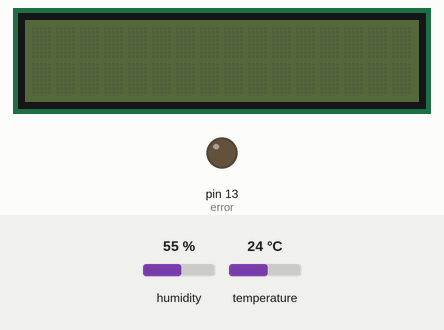
A sketch run on a simulated Arduino Uno, built with avr-gcc and run on an emulated ATmega328P. Parts: 16×2 character LCD, output pins drawn as LEDs (lit = HIGH). The inputs (shaded band) are chosen by the test bench; at power-on: humidity 55 %, temperature 24 °C.

Above: at 1.4 s.
1.5 s: humidity set to 22 %
At 11.6 s:
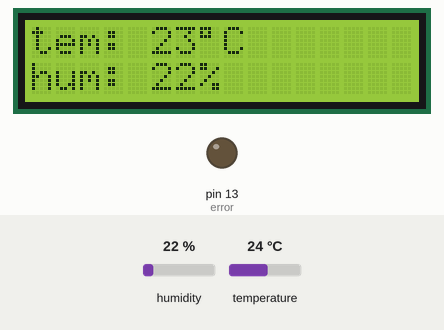
16.7 s: temperature set to 12 °C
At 21.2 s:
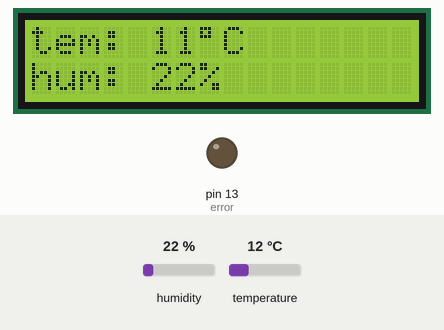
31.9 s: humidity set to 40 %
At 41.7 s:
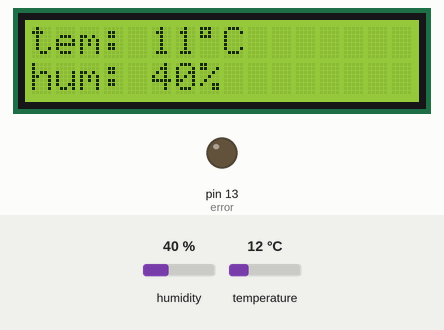
47.1 s: temperature set to 19 °C
At 52.5 s:
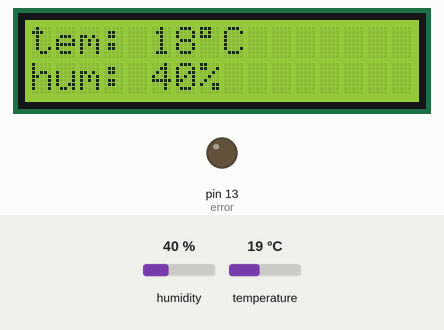
Timing chart, 0 to 54.0 s (numbered marks = the images above; inputs shaded):
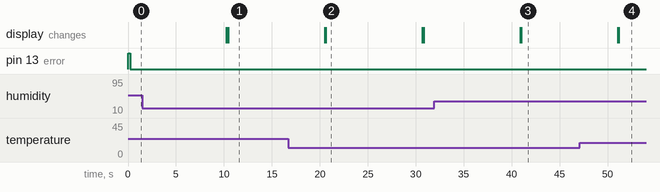

The sketch:

temperature_display.ino
```cpp
#include <DHT.h>
#include <Wire.h>
#include <LiquidCrystal_I2C.h>

#define DHTPIN 2 // Цифровой пин для датчика температуры
#define DHTTYPE DHT11 // Тип датчика температуры


DHT dht(DHTPIN, DHTTYPE); // Установка значений
LiquidCrystal_I2C lcd(0x27, 16, 2); // Уставка адреса и размера экрана дисплея
int sec = 1000; // 1 секунда
int error = 13; // Пин встроенного светодиода
bool debug = false;

void setup() {
  if (debug) {
    Serial.begin(9600);
    Serial.println("Температура, влажность");
  }
  pinMode(error, OUTPUT); // Инициализация порта для светодиода
  dht.begin(); // Запуск датчика температуры

  // Проверка светодиода
  digitalWrite(error, HIGH);
  delay(250);
  digitalWrite(error, LOW);
}

void loop() {
  delay(10*sec); // Задержка между обновлениями

  lcd.begin(); // Инициализация дисплея
  lcd.backlight(); // Включение подсветки дисплея
  lcd.clear(); // Очистка дисплея
  lcd.display(); // Включение отображения дисплея
  delay(75); // Задержка против зависаний

  int8_t tem = (int8_t)(dht.readTemperature()); // Получение данных о теммпературе
  int8_t hum = (int8_t)(dht.readHumidity()); // Получение данных о влажности

  if (isnan(tem) || isnan(hum)) { // Проверка данных
    digitalWrite(error, HIGH);
    lcd.clear();
    lcd.setCursor(0, 0);
    lcd.print("Error");
    return;
  }

  // Обновление значений на экране
  lcd.setCursor(0, 0);
  lcd.print("tem: " + String(tem - 1));
  lcd.setCursor(7, 0);
  lcd.write(223);
  lcd.setCursor(8, 0);
  lcd.print("C");
  lcd.setCursor(0, 1);
  lcd.print("hum: " + String(hum) + "%");

  //Отправка данных в монитор порта
  if (debug) Serial.println(String(tem) + ", " + String(hum));
}
```

Measured:
- after the input at 16.7 s, the display: first differs from a run without the input after 3.9 s (image 2)
- after the input at 31.9 s, the display: first differs from a run without the input after 9.1 s (image 3)
- after the input at 47.1 s, the display: first differs from a run without the input after 4.1 s (image 4)
- what the display in image 2 shows lasts 10.1 s, from 20.6 s to 30.7 s
